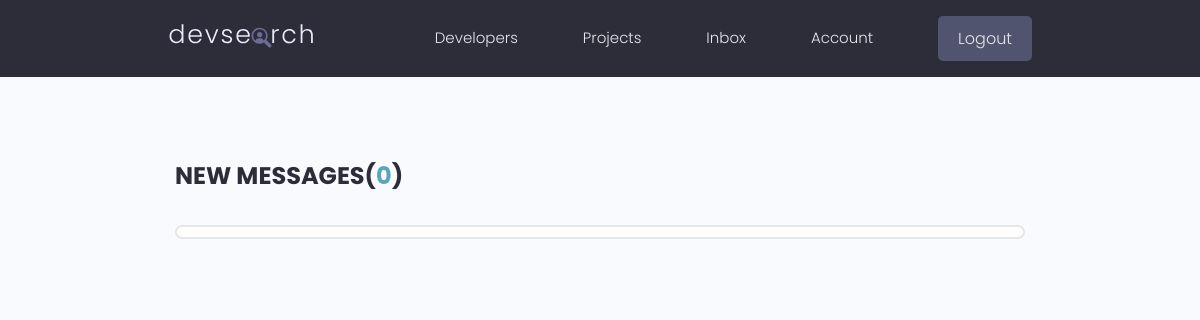
The page /inbox/ (signed in) on the database as committed earlier.
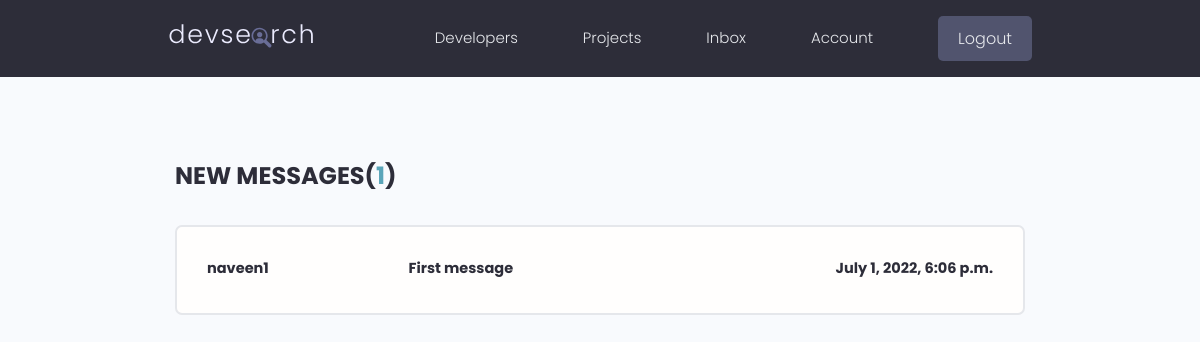
The same page on the database as committed later.
### users/models.py (models this page shows, shortened)
class Message(models.Model):
    sender = models.ForeignKey(Profile, on_delete=models.SET_NULL, null=True, blank=True)
    recipient = models.ForeignKey(Profile, on_delete=models.SET_NULL, null=True, blank=True, related_name="messages")
    name = models.CharField(max_length=200, null=True, blank=True)
    email = models.EmailField(max_length=200, null=True, blank=True)
    subject = models.CharField(max_length=200, null=True, blank=True)
    body = models.TextField()
    is_read = models.BooleanField(default=False, null=True)
    created = models.DateTimeField(auto_now_add=True)
    id = models.UUIDField(default=uuid.uuid4, unique=True, primary_key=True, editable=False)
    class Meta:
        ordering = ['is_read', '-created']

### users/views.py (the view)
# urls.py: path('inbox/', views.inbox, name="inbox"),
@login_required(login_url='login')
def inbox(request):
    profile = request.user.profile
    messageRequests = profile.messages.all()
    unreadCount = messageRequests.filter(is_read=False).count()
    context = {'messageRequests': messageRequests, 'unreadCount': unreadCount}
    return render(request, 'users/inbox.html', context)

### users/templates/users/inbox.html
{% extends 'main.html' %} {% block content %}
<main class="inbox my-xl">
  <div class="content-box">
    <h3 class="inbox__title">New Messages(<span>{{unreadCount}}</span>)</h3>
    <ul class="messages">
      {% for message in messageRequests %}
      {% if message.is_read == False %}
      <li class="message message--unread">
        {% else %}
        <li class="message">
      {% endif %}
        <a href="{% url 'message' message.id %}">
          <span class="message__author">{{message.name}}</span>
          <span class="message__subject">{{message.subject}}</span>
          <span class="message__date">{{message.created}}</span>
        </a>
      </li>
      {% endfor %}
    </ul>
  </div>
</main>
{% endblock content %}

Rows that differ between the two databases and show on the page:
added Message: name "naveen1", subject "First message", created "July 1, 2022, 6:06 p.m."
Other text that changed with them:
{{ unreadCount }}: "0" → "1"
